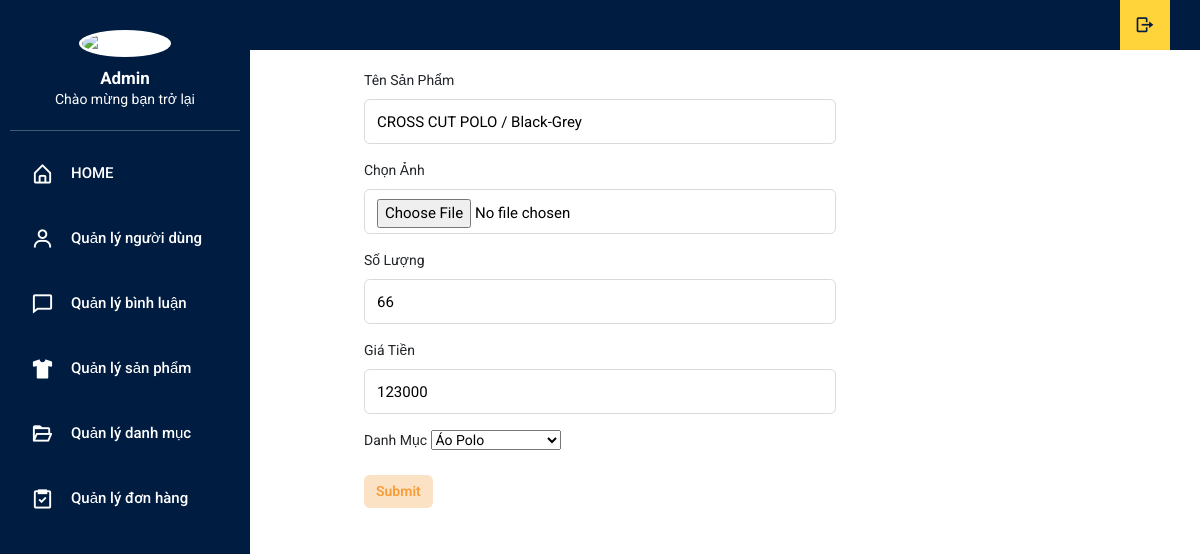
The app's page /admin/index.php?act=suasp&id=1 with its own data.
### tables this page shows
CREATE TABLE `products` (
  `id` int(11) NOT NULL,
  `name` varchar(255) DEFAULT NULL,
  `image` varchar(255) DEFAULT NULL,
  `price` int(11) DEFAULT NULL,
  `priceNew` int(11) DEFAULT NULL,
  `amount` int(100) NOT NULL DEFAULT 0,
  `quantity_sold` int(100) NOT NULL DEFAULT 0,
  `description` varchar(255) DEFAULT NULL,
  `groupProduct_Id` int(100) NOT NULL,
  `created_at` datetime NOT NULL DEFAULT current_timestamp(),
  `updated_at` datetime DEFAULT current_timestamp() ON UPDATE current_timestamp()
);

CREATE TABLE `groupproduct` (
  `id` int(11) NOT NULL,
  `name` varchar(255) NOT NULL,
  `image` varchar(255) DEFAULT NULL
);

### model/pdo.php (called while the page is built, shortened)
<?php
function pdo_get_connection(){
    $servername = "localhost";
    $username = "root";
    $password = "";
    try {
        $conn = new PDO("mysql:host=$servername;dbname=duan1", $username, $password);
        $conn->setAttribute(PDO::ATTR_ERRMODE, PDO::ERRMODE_EXCEPTION);
        return $conn;
    } catch(PDOException $e) {
        echo "Connection failed: " . $e->getMessage();
    }
}
function pdo_query($sql){
    $sql_args=array_slice(func_get_args(),1);
    try{
        $conn=pdo_get_connection();
        $stmt=$conn->prepare($sql);
        $stmt->execute($sql_args);
        $rows=$stmt->fetchAll();
        return $rows;
    }
    catch(PDOException $e){
        throw $e;
    }
    finally{
        unset($conn);
    }
}
function pdo_query_one($sql){
    $sql_args=array_slice(func_get_args(),1);
    try{
        $conn=pdo_get_connection();
        $stmt=$conn->prepare($sql);
        $stmt->execute($sql_args);
        $row=$stmt->fetch(PDO::FETCH_ASSOC);
        return $row;
    }
    catch(PDOException $e){
        throw $e;
    }
    finally{
        unset($conn);
    }
}
?>

### model/sanpham.php (called while the page is built, shortened)
<?php
    function loadone_sanpham($id){
        $sql = "SELECT * FROM products where id = $id";
        $result = pdo_query_one($sql);
        return $result;
    }
?>

### model/danhmuc.php (called while the page is built, shortened)
<?php
function loadall_category()
{
    $sql = "SELECT * FROM groupproduct";
    $result = pdo_query($sql);
    return $result;
}
?>

### admin/sanpham/update.php (the view, shortened to what this page needs)
<form action="index.php?act=updatesp" method="POST" style="position: relative; left: 30%; top: 30px; width: 40%;" enctype="multipart/form-data">
    <div class="mb-3">
        <label for="exampleInputEmail1" class="form-label">Tên Sản Phẩm</label>
        <input type="text" name="tensp" value="<?= $sp['name'] ?>" class="form-control" id="exampleInputEmail1" required>
    </div>
    <div class="mb-3">
        <label for="exampleInputPassword1" class="form-label">Chọn Ảnh</label>
        <input style="padding-top: 9px;" type="file" class="form-control" id="exampleInputPassword1" name="image" required>
    </div>
    <div class="mb-3">
        <label for="exampleInputEmail1" class="form-label">Số Lượng</label>
        <input type="number" name="soluong" value="<?= $sp['amount'] ?>" class="form-control" id="exampleInputEmail1" required>
    </div>
    <div class="mb-3">
        <label for="exampleInputEmail1" class="form-label">Giá Tiền</label>
        <input type="number" name="giatien" value="<?= $sp['price'] ?>" class="form-control" id="exampleInputEmail1" required>
    </div>
    <div class="mb-3">
        <label for="exampleInputEmail1" class="form-label">Danh Mục</label>
        <select name="categoryid" id="">
            <?php foreach($danhmuc as $value): ?>
                <option value="<?= $value['id'] ?>" <?= ($value['id'] == $sp['groupProduct_Id']) ? 'selected' : '' ?>><?= $value['name'] ?></option>
            <?php endforeach; ?>
        </select>
    </div>
    <input type="submit" name="capnhat" class="btn btn-primary" value="Submit">
</form>

### records on screen
products: tensp "CROSS CUT POLO / Black-Grey", soluong "66", giatien "123000", categoryid "Áo Polo"
